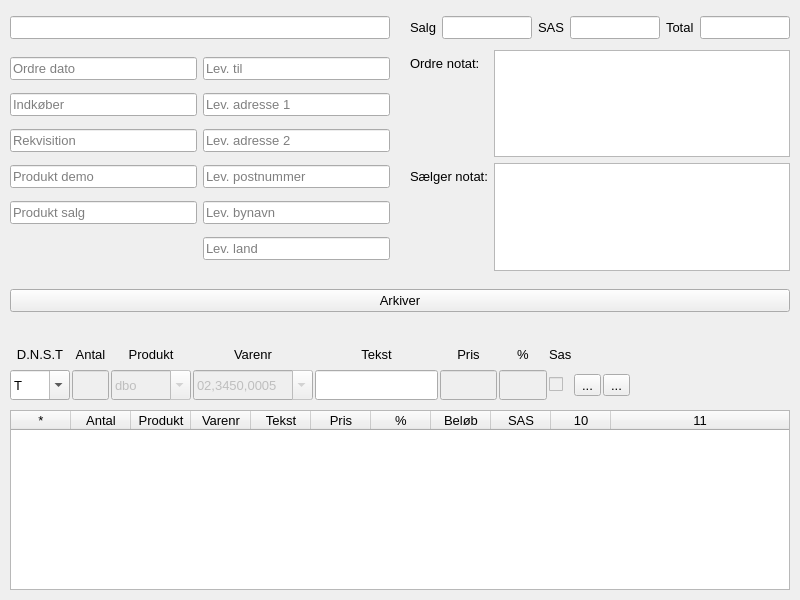
<?xml version="1.0" encoding="UTF-8"?>
<ui version="4.0">
 <class>visitDialog</class>
 <widget class="QDialog" name="visitDialog">
  <property name="geometry">
   <rect>
    <x>0</x>
    <y>0</y>
    <width>800</width>
    <height>600</height>
   </rect>
  </property>
  <property name="minimumSize">
   <size>
    <width>800</width>
    <height>600</height>
   </size>
  </property>
  <property name="windowTitle">
   <string>Besøg / Indkøbs ordre</string>
  </property>
  <widget class="QTableWidget" name="widgetVisitDetails">
   <property name="geometry">
    <rect>
     <x>10</x>
     <y>410</y>
     <width>780</width>
     <height>180</height>
    </rect>
   </property>
   <property name="font">
    <font>
     <pointsize>10</pointsize>
    </font>
   </property>
   <property name="locale">
    <locale language="Danish" country="Denmark"/>
   </property>
   <property name="editTriggers">
    <set>QAbstractItemView::AllEditTriggers</set>
   </property>
   <property name="alternatingRowColors">
    <bool>true</bool>
   </property>
   <property name="selectionMode">
    <enum>QAbstractItemView::SingleSelection</enum>
   </property>
   <property name="selectionBehavior">
    <enum>QAbstractItemView::SelectRows</enum>
   </property>
   <property name="cornerButtonEnabled">
    <bool>false</bool>
   </property>
   <property name="columnCount">
    <number>11</number>
   </property>
   <attribute name="horizontalHeaderCascadingSectionResizes">
    <bool>true</bool>
   </attribute>
   <attribute name="horizontalHeaderDefaultSectionSize">
    <number>60</number>
   </attribute>
   <attribute name="horizontalHeaderMinimumSectionSize">
    <number>10</number>
   </attribute>
   <attribute name="horizontalHeaderStretchLastSection">
    <bool>true</bool>
   </attribute>
   <attribute name="verticalHeaderMinimumSectionSize">
    <number>30</number>
   </attribute>
   <attribute name="verticalHeaderStretchLastSection">
    <bool>false</bool>
   </attribute>
   <column>
    <property name="text">
     <string>*</string>
    </property>
    <property name="font">
     <font>
      <pointsize>10</pointsize>
     </font>
    </property>
    <property name="textAlignment">
     <set>AlignCenter</set>
    </property>
   </column>
   <column>
    <property name="text">
     <string>Antal</string>
    </property>
    <property name="font">
     <font>
      <pointsize>10</pointsize>
     </font>
    </property>
    <property name="textAlignment">
     <set>AlignCenter</set>
    </property>
   </column>
   <column>
    <property name="text">
     <string>Produkt</string>
    </property>
    <property name="font">
     <font>
      <pointsize>10</pointsize>
     </font>
    </property>
    <property name="textAlignment">
     <set>AlignCenter</set>
    </property>
   </column>
   <column>
    <property name="text">
     <string>Varenr</string>
    </property>
    <property name="font">
     <font>
      <pointsize>10</pointsize>
     </font>
    </property>
    <property name="textAlignment">
     <set>AlignCenter</set>
    </property>
   </column>
   <column>
    <property name="text">
     <string>Tekst</string>
    </property>
    <property name="font">
     <font>
      <pointsize>10</pointsize>
     </font>
    </property>
    <property name="textAlignment">
     <set>AlignCenter</set>
    </property>
   </column>
   <column>
    <property name="text">
     <string>Pris</string>
    </property>
    <property name="font">
     <font>
      <pointsize>10</pointsize>
     </font>
    </property>
    <property name="textAlignment">
     <set>AlignCenter</set>
    </property>
   </column>
   <column>
    <property name="text">
     <string>%</string>
    </property>
    <property name="font">
     <font>
      <pointsize>10</pointsize>
     </font>
    </property>
    <property name="textAlignment">
     <set>AlignCenter</set>
    </property>
   </column>
   <column>
    <property name="text">
     <string>Beløb</string>
    </property>
    <property name="font">
     <font>
      <pointsize>10</pointsize>
     </font>
    </property>
    <property name="textAlignment">
     <set>AlignCenter</set>
    </property>
   </column>
   <column>
    <property name="text">
     <string>SAS</string>
    </property>
    <property name="font">
     <font>
      <pointsize>10</pointsize>
     </font>
    </property>
    <property name="textAlignment">
     <set>AlignCenter</set>
    </property>
   </column>
   <column/>
   <column/>
  </widget>
  <widget class="QWidget" name="gridLayoutWidget">
   <property name="geometry">
    <rect>
     <x>410</x>
     <y>10</y>
     <width>380</width>
     <height>35</height>
    </rect>
   </property>
   <property name="font">
    <font>
     <pointsize>10</pointsize>
    </font>
   </property>
   <layout class="QGridLayout" name="gridTotals">
    <item row="1" column="0">
     <widget class="QLabel" name="lblSale">
      <property name="font">
       <font>
        <pointsize>10</pointsize>
       </font>
      </property>
      <property name="text">
       <string>Salg</string>
      </property>
     </widget>
    </item>
    <item row="1" column="2">
     <widget class="QLabel" name="lblSas">
      <property name="font">
       <font>
        <pointsize>10</pointsize>
       </font>
      </property>
      <property name="text">
       <string>SAS</string>
      </property>
     </widget>
    </item>
    <item row="1" column="1">
     <widget class="QLineEdit" name="txtVisitSale">
      <property name="enabled">
       <bool>true</bool>
      </property>
      <property name="font">
       <font>
        <pointsize>10</pointsize>
       </font>
      </property>
      <property name="readOnly">
       <bool>true</bool>
      </property>
     </widget>
    </item>
    <item row="1" column="3">
     <widget class="QLineEdit" name="txtVisitSas">
      <property name="enabled">
       <bool>true</bool>
      </property>
      <property name="font">
       <font>
        <pointsize>10</pointsize>
       </font>
      </property>
      <property name="readOnly">
       <bool>true</bool>
      </property>
     </widget>
    </item>
    <item row="1" column="4">
     <widget class="QLabel" name="lblTotal">
      <property name="font">
       <font>
        <pointsize>10</pointsize>
       </font>
      </property>
      <property name="text">
       <string>Total</string>
      </property>
     </widget>
    </item>
    <item row="1" column="5">
     <widget class="QLineEdit" name="txtVisitTotal">
      <property name="enabled">
       <bool>true</bool>
      </property>
      <property name="font">
       <font>
        <pointsize>10</pointsize>
       </font>
      </property>
      <property name="readOnly">
       <bool>true</bool>
      </property>
     </widget>
    </item>
   </layout>
  </widget>
  <widget class="QWidget" name="gridLayoutWidget_2">
   <property name="geometry">
    <rect>
     <x>10</x>
     <y>10</y>
     <width>380</width>
     <height>35</height>
    </rect>
   </property>
   <property name="font">
    <font>
     <pointsize>10</pointsize>
    </font>
   </property>
   <layout class="QGridLayout" name="gridCustomerVisit">
    <item row="0" column="0">
     <widget class="QLineEdit" name="txtCompany">
      <property name="font">
       <font>
        <pointsize>10</pointsize>
       </font>
      </property>
      <property name="readOnly">
       <bool>true</bool>
      </property>
     </widget>
    </item>
   </layout>
  </widget>
  <widget class="QWidget" name="gridLayoutWidget_3">
   <property name="geometry">
    <rect>
     <x>10</x>
     <y>280</y>
     <width>780</width>
     <height>41</height>
    </rect>
   </property>
   <property name="font">
    <font>
     <pointsize>10</pointsize>
    </font>
   </property>
   <layout class="QGridLayout" name="gridOrderButtons">
    <item row="0" column="0">
     <widget class="QPushButton" name="btnArchiveVisit">
      <property name="font">
       <font>
        <pointsize>10</pointsize>
       </font>
      </property>
      <property name="text">
       <string>Arkiver</string>
      </property>
      <property name="autoDefault">
       <bool>false</bool>
      </property>
     </widget>
    </item>
   </layout>
  </widget>
  <widget class="QWidget" name="gridLayoutWidget_4">
   <property name="geometry">
    <rect>
     <x>10</x>
     <y>50</y>
     <width>380</width>
     <height>221</height>
    </rect>
   </property>
   <layout class="QGridLayout" name="widgetVisitHead">
    <item row="3" column="0">
     <widget class="QLineEdit" name="txtProductDemo">
      <property name="font">
       <font>
        <pointsize>10</pointsize>
       </font>
      </property>
      <property name="readOnly">
       <bool>true</bool>
      </property>
      <property name="placeholderText">
       <string>Produkt demo</string>
      </property>
     </widget>
    </item>
    <item row="0" column="0">
     <widget class="QLineEdit" name="txtVisitDate">
      <property name="enabled">
       <bool>true</bool>
      </property>
      <property name="font">
       <font>
        <pointsize>10</pointsize>
       </font>
      </property>
      <property name="readOnly">
       <bool>true</bool>
      </property>
      <property name="placeholderText">
       <string>Ordre dato</string>
      </property>
     </widget>
    </item>
    <item row="2" column="1">
     <widget class="QLineEdit" name="txtPoAddress2">
      <property name="font">
       <font>
        <pointsize>10</pointsize>
       </font>
      </property>
      <property name="placeholderText">
       <string>Lev. adresse 2</string>
      </property>
     </widget>
    </item>
    <item row="2" column="0">
     <widget class="QLineEdit" name="txtPoNumber">
      <property name="font">
       <font>
        <pointsize>10</pointsize>
       </font>
      </property>
      <property name="placeholderText">
       <string>Rekvisition</string>
      </property>
     </widget>
    </item>
    <item row="1" column="1">
     <widget class="QLineEdit" name="txtPoAddress1">
      <property name="font">
       <font>
        <pointsize>10</pointsize>
       </font>
      </property>
      <property name="placeholderText">
       <string>Lev. adresse 1</string>
      </property>
     </widget>
    </item>
    <item row="0" column="1">
     <widget class="QLineEdit" name="txtPoCompany">
      <property name="font">
       <font>
        <pointsize>10</pointsize>
       </font>
      </property>
      <property name="placeholderText">
       <string>Lev. til</string>
      </property>
     </widget>
    </item>
    <item row="4" column="0">
     <widget class="QLineEdit" name="txtProductSale">
      <property name="font">
       <font>
        <pointsize>10</pointsize>
       </font>
      </property>
      <property name="readOnly">
       <bool>true</bool>
      </property>
      <property name="placeholderText">
       <string>Produkt salg</string>
      </property>
     </widget>
    </item>
    <item row="4" column="1">
     <widget class="QLineEdit" name="txtPoPostoffice">
      <property name="font">
       <font>
        <pointsize>10</pointsize>
       </font>
      </property>
      <property name="placeholderText">
       <string>Lev. bynavn</string>
      </property>
     </widget>
    </item>
    <item row="3" column="1">
     <widget class="QLineEdit" name="txtPoPostcode">
      <property name="font">
       <font>
        <pointsize>10</pointsize>
       </font>
      </property>
      <property name="placeholderText">
       <string>Lev. postnummer</string>
      </property>
     </widget>
    </item>
    <item row="1" column="0">
     <widget class="QLineEdit" name="txtPoBuyer">
      <property name="font">
       <font>
        <pointsize>10</pointsize>
       </font>
      </property>
      <property name="placeholderText">
       <string>Indkøber</string>
      </property>
     </widget>
    </item>
    <item row="5" column="1">
     <widget class="QLineEdit" name="txtPoCountry">
      <property name="font">
       <font>
        <pointsize>10</pointsize>
       </font>
      </property>
      <property name="placeholderText">
       <string>Lev. land</string>
      </property>
     </widget>
    </item>
   </layout>
  </widget>
  <widget class="QWidget" name="formLayoutWidget">
   <property name="geometry">
    <rect>
     <x>410</x>
     <y>50</y>
     <width>380</width>
     <height>221</height>
    </rect>
   </property>
   <layout class="QFormLayout" name="widgetInfos">
    <item row="0" column="0">
     <widget class="QLabel" name="lblOrderInfo">
      <property name="font">
       <font>
        <pointsize>10</pointsize>
       </font>
      </property>
      <property name="text">
       <string>Ordre notat:</string>
      </property>
     </widget>
    </item>
    <item row="0" column="1">
     <widget class="QTextEdit" name="txtOrderInfo">
      <property name="font">
       <font>
        <pointsize>10</pointsize>
       </font>
      </property>
      <property name="acceptRichText">
       <bool>false</bool>
      </property>
     </widget>
    </item>
    <item row="1" column="0">
     <widget class="QLabel" name="lblVisitInfo">
      <property name="font">
       <font>
        <pointsize>10</pointsize>
       </font>
      </property>
      <property name="text">
       <string>Sælger notat:</string>
      </property>
     </widget>
    </item>
    <item row="1" column="1">
     <widget class="QTextEdit" name="txtVisitInfo">
      <property name="font">
       <font>
        <pointsize>10</pointsize>
       </font>
      </property>
     </widget>
    </item>
   </layout>
  </widget>
  <widget class="QWidget" name="gridLayoutWidget_5">
   <property name="geometry">
    <rect>
     <x>10</x>
     <y>340</y>
     <width>620</width>
     <height>60</height>
    </rect>
   </property>
   <property name="font">
    <font>
     <pointsize>10</pointsize>
    </font>
   </property>
   <layout class="QGridLayout" name="gridLayout" columnstretch="0,0,0,0,0,0,0,0,0,0">
    <property name="spacing">
     <number>2</number>
    </property>
    <item row="1" column="2">
     <widget class="QComboBox" name="cboProduct">
      <property name="enabled">
       <bool>false</bool>
      </property>
      <property name="minimumSize">
       <size>
        <width>80</width>
        <height>30</height>
       </size>
      </property>
      <property name="maximumSize">
       <size>
        <width>80</width>
        <height>30</height>
       </size>
      </property>
      <property name="font">
       <font>
        <pointsize>10</pointsize>
       </font>
      </property>
      <property name="editable">
       <bool>true</bool>
      </property>
      <item>
       <property name="text">
        <string>dbo</string>
       </property>
      </item>
      <item>
       <property name="text">
        <string>sslsh</string>
       </property>
      </item>
      <item>
       <property name="text">
        <string>speeda</string>
       </property>
      </item>
      <item>
       <property name="text">
        <string>mfcps</string>
       </property>
      </item>
      <item>
       <property name="text">
        <string>htwpro6</string>
       </property>
      </item>
      <item>
       <property name="text">
        <string>rpcfsg</string>
       </property>
      </item>
      <item>
       <property name="text">
        <string>as1500</string>
       </property>
      </item>
     </widget>
    </item>
    <item row="0" column="5">
     <widget class="QLabel" name="lblPrice">
      <property name="font">
       <font>
        <pointsize>10</pointsize>
       </font>
      </property>
      <property name="text">
       <string>Pris</string>
      </property>
      <property name="alignment">
       <set>Qt::AlignCenter</set>
      </property>
     </widget>
    </item>
    <item row="1" column="1">
     <widget class="QLineEdit" name="txtPcs">
      <property name="enabled">
       <bool>false</bool>
      </property>
      <property name="minimumSize">
       <size>
        <width>0</width>
        <height>30</height>
       </size>
      </property>
      <property name="maximumSize">
       <size>
        <width>40</width>
        <height>30</height>
       </size>
      </property>
      <property name="font">
       <font>
        <pointsize>10</pointsize>
       </font>
      </property>
      <property name="maxLength">
       <number>4</number>
      </property>
      <property name="alignment">
       <set>Qt::AlignRight|Qt::AlignTrailing|Qt::AlignVCenter</set>
      </property>
     </widget>
    </item>
    <item row="0" column="1">
     <widget class="QLabel" name="lblPcs">
      <property name="font">
       <font>
        <pointsize>10</pointsize>
       </font>
      </property>
      <property name="text">
       <string>Antal</string>
      </property>
      <property name="alignment">
       <set>Qt::AlignCenter</set>
      </property>
     </widget>
    </item>
    <item row="1" column="0">
     <widget class="QComboBox" name="cboDnst">
      <property name="minimumSize">
       <size>
        <width>60</width>
        <height>30</height>
       </size>
      </property>
      <property name="maximumSize">
       <size>
        <width>0</width>
        <height>30</height>
       </size>
      </property>
      <property name="font">
       <font>
        <pointsize>10</pointsize>
       </font>
      </property>
      <property name="editable">
       <bool>true</bool>
      </property>
      <property name="currentText">
       <string notr="true">T</string>
      </property>
      <property name="currentIndex">
       <number>3</number>
      </property>
      <property name="maxCount">
       <number>4</number>
      </property>
      <property name="sizeAdjustPolicy">
       <enum>QComboBox::AdjustToContentsOnFirstShow</enum>
      </property>
      <property name="minimumContentsLength">
       <number>1</number>
      </property>
      <item>
       <property name="text">
        <string>D</string>
       </property>
      </item>
      <item>
       <property name="text">
        <string>N</string>
       </property>
      </item>
      <item>
       <property name="text">
        <string>S</string>
       </property>
      </item>
      <item>
       <property name="text">
        <string>T</string>
       </property>
      </item>
     </widget>
    </item>
    <item row="0" column="0">
     <widget class="QLabel" name="lblDemoNotSold">
      <property name="font">
       <font>
        <pointsize>10</pointsize>
       </font>
      </property>
      <property name="text">
       <string>D.N.S.T</string>
      </property>
      <property name="alignment">
       <set>Qt::AlignCenter</set>
      </property>
     </widget>
    </item>
    <item row="1" column="3">
     <widget class="QComboBox" name="cboSku">
      <property name="enabled">
       <bool>false</bool>
      </property>
      <property name="minimumSize">
       <size>
        <width>120</width>
        <height>30</height>
       </size>
      </property>
      <property name="maximumSize">
       <size>
        <width>120</width>
        <height>30</height>
       </size>
      </property>
      <property name="font">
       <font>
        <pointsize>10</pointsize>
       </font>
      </property>
      <property name="editable">
       <bool>true</bool>
      </property>
      <item>
       <property name="text">
        <string>02,3450,0005</string>
       </property>
      </item>
      <item>
       <property name="text">
        <string>02,0135</string>
       </property>
      </item>
      <item>
       <property name="text">
        <string>02,3100,5000</string>
       </property>
      </item>
     </widget>
    </item>
    <item row="0" column="3">
     <widget class="QLabel" name="lblSku">
      <property name="font">
       <font>
        <pointsize>10</pointsize>
       </font>
      </property>
      <property name="text">
       <string>Varenr</string>
      </property>
      <property name="alignment">
       <set>Qt::AlignCenter</set>
      </property>
     </widget>
    </item>
    <item row="0" column="2">
     <widget class="QLabel" name="lblProduct">
      <property name="font">
       <font>
        <pointsize>10</pointsize>
       </font>
      </property>
      <property name="text">
       <string>Produkt</string>
      </property>
      <property name="alignment">
       <set>Qt::AlignCenter</set>
      </property>
     </widget>
    </item>
    <item row="1" column="6">
     <widget class="QLineEdit" name="txtLineDiscount">
      <property name="enabled">
       <bool>false</bool>
      </property>
      <property name="minimumSize">
       <size>
        <width>0</width>
        <height>30</height>
       </size>
      </property>
      <property name="maximumSize">
       <size>
        <width>50</width>
        <height>30</height>
       </size>
      </property>
      <property name="alignment">
       <set>Qt::AlignRight|Qt::AlignTrailing|Qt::AlignVCenter</set>
      </property>
     </widget>
    </item>
    <item row="1" column="4">
     <widget class="QLineEdit" name="txtLineText">
      <property name="minimumSize">
       <size>
        <width>0</width>
        <height>30</height>
       </size>
      </property>
      <property name="maximumSize">
       <size>
        <width>150</width>
        <height>30</height>
       </size>
      </property>
      <property name="font">
       <font>
        <pointsize>10</pointsize>
       </font>
      </property>
     </widget>
    </item>
    <item row="0" column="4">
     <widget class="QLabel" name="lblText">
      <property name="font">
       <font>
        <pointsize>10</pointsize>
       </font>
      </property>
      <property name="text">
       <string>Tekst</string>
      </property>
      <property name="alignment">
       <set>Qt::AlignCenter</set>
      </property>
     </widget>
    </item>
    <item row="1" column="5">
     <widget class="QLineEdit" name="txtLinePrice">
      <property name="enabled">
       <bool>false</bool>
      </property>
      <property name="minimumSize">
       <size>
        <width>0</width>
        <height>30</height>
       </size>
      </property>
      <property name="maximumSize">
       <size>
        <width>60</width>
        <height>30</height>
       </size>
      </property>
      <property name="font">
       <font>
        <pointsize>10</pointsize>
       </font>
      </property>
      <property name="alignment">
       <set>Qt::AlignRight|Qt::AlignTrailing|Qt::AlignVCenter</set>
      </property>
     </widget>
    </item>
    <item row="1" column="7">
     <widget class="QCheckBox" name="chkSas">
      <property name="enabled">
       <bool>false</bool>
      </property>
      <property name="minimumSize">
       <size>
        <width>20</width>
        <height>25</height>
       </size>
      </property>
      <property name="maximumSize">
       <size>
        <width>20</width>
        <height>25</height>
       </size>
      </property>
      <property name="text">
       <string/>
      </property>
     </widget>
    </item>
    <item row="0" column="7">
     <widget class="QLabel" name="lblCheckSas">
      <property name="font">
       <font>
        <pointsize>10</pointsize>
       </font>
      </property>
      <property name="text">
       <string>Sas</string>
      </property>
     </widget>
    </item>
    <item row="0" column="6">
     <widget class="QLabel" name="lblDiscount">
      <property name="font">
       <font>
        <pointsize>10</pointsize>
       </font>
      </property>
      <property name="text">
       <string>%</string>
      </property>
      <property name="alignment">
       <set>Qt::AlignCenter</set>
      </property>
     </widget>
    </item>
    <item row="1" column="8">
     <widget class="QToolButton" name="btnAppend">
      <property name="text">
       <string>...</string>
      </property>
     </widget>
    </item>
    <item row="1" column="9">
     <widget class="QToolButton" name="btnClear">
      <property name="text">
       <string>...</string>
      </property>
     </widget>
    </item>
   </layout>
  </widget>
 </widget>
 <tabstops>
  <tabstop>txtVisitSale</tabstop>
  <tabstop>txtVisitSas</tabstop>
  <tabstop>txtVisitTotal</tabstop>
  <tabstop>widgetVisitDetails</tabstop>
 </tabstops>
 <resources/>
 <connections/>
</ui>
